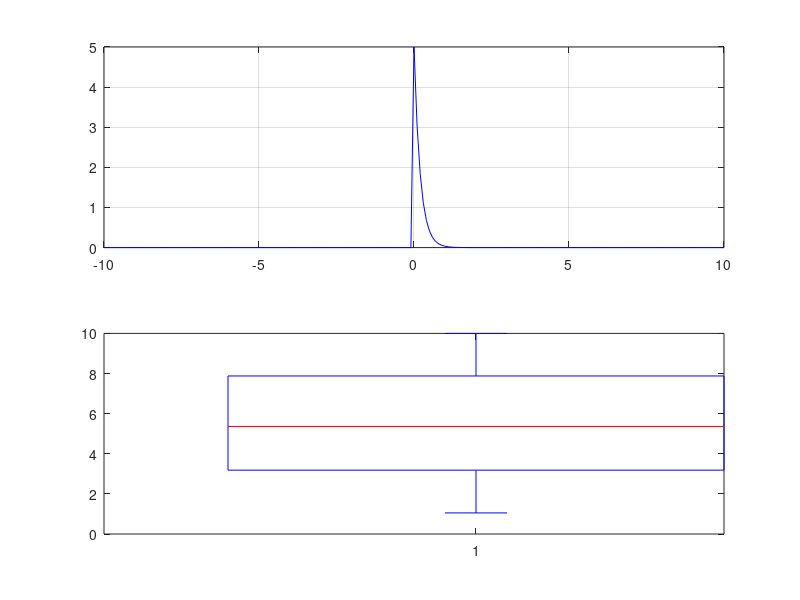

MATLAB code to generate this figure:
%problema1,a)
lambda=0.93;
probabilitate=poisspdf(3,lambda)
%%
%problema 1, b)
lambda=0.93;
numar_maxim=10;%numar maxim de aparitii cutremure pe an
numar_minim=0;%numar minim de aparitii cutremure pe an
numar_cutremure=poissrnd(lambda);%generare njumar de cutremure aleatoriu folosind distributia poisson
numar_cutremure=max(min(numar_cutremure,numar_maxim),numar_minim);%verific ca nr de cutremure este in intervalul de maxim si minim
numar_cutremure %raspuns final b

%%
%problema 2
media=0.2;
t=-10:0.1:10;%pasul
f=exppdf(t,media);%functia de densitate de probabilitate
ff=expcdf(t,media);%functia de repartitie
subplot(2,1,1);
plot(t,f,'b');
grid on;
subplot(2,1,2);
plot(t,ff,'r');
grid on;
%calcul dispersie
lambda=1/media;
dispersia=1/(lambda*2)

%%
%problema 3
a=1;
b=10;
populatie=(a+(b-a)*rand(1000,1));
boxplot(populatie);
%Deoarece populatia este un vector, exista doar o cutie. In aceasta cutie,
%linia din mijloc rosie reprezinta mediana, iar marginile sunt Q1 si Q3.
%Mustatile/acele linii de la finalul liniilor intrerupte sunt cele mai extreme valori pe care algoritmul 
%le considera a nu depasi intervalul, iar valorile care depasesc intervalul
%sunt desenate(reprezentate) individual(acele linii intrerupte reprezentate
%grafic de dupa 'mustati' / linii continue orizontale.

